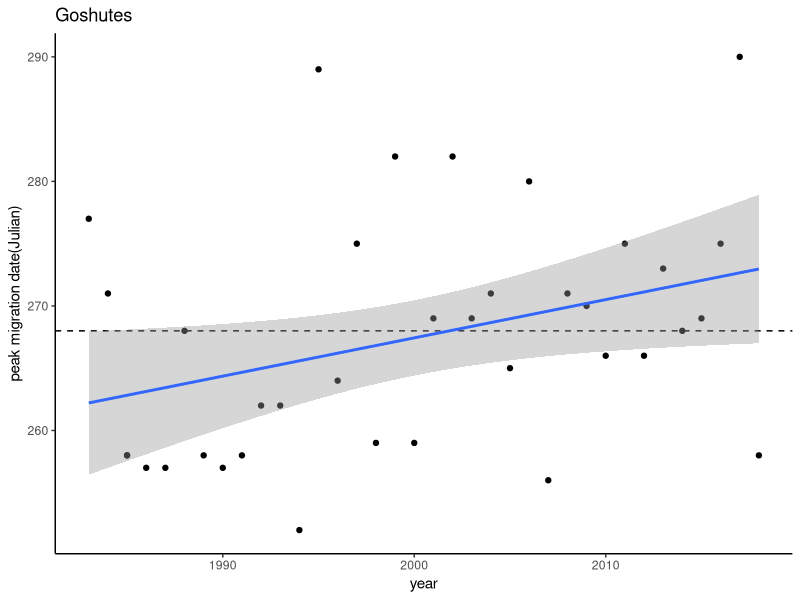
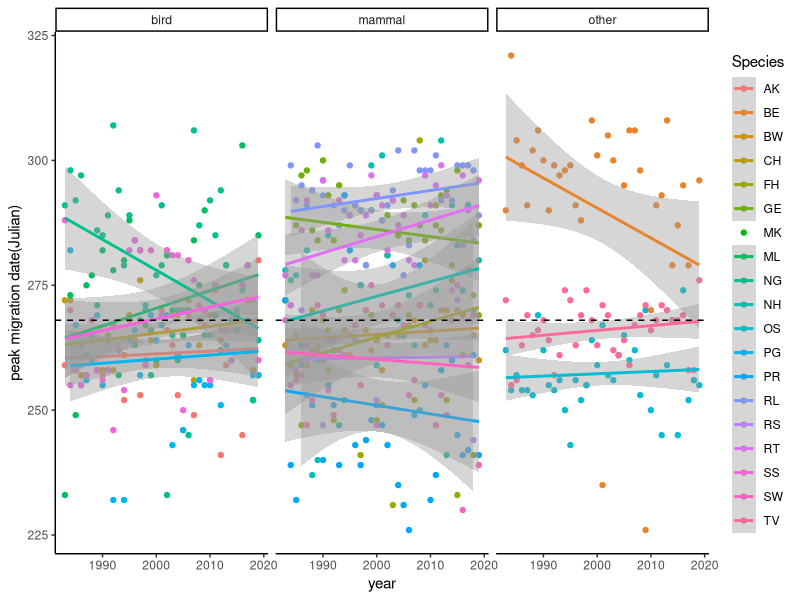
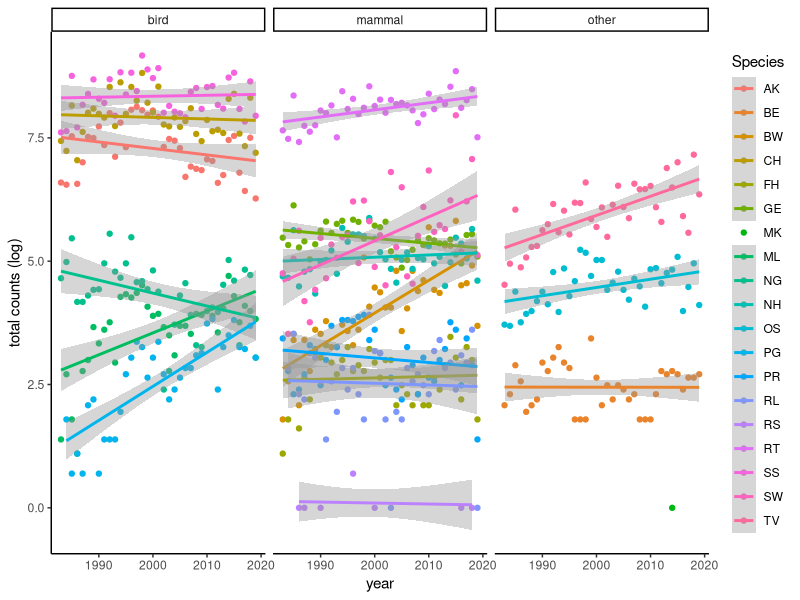
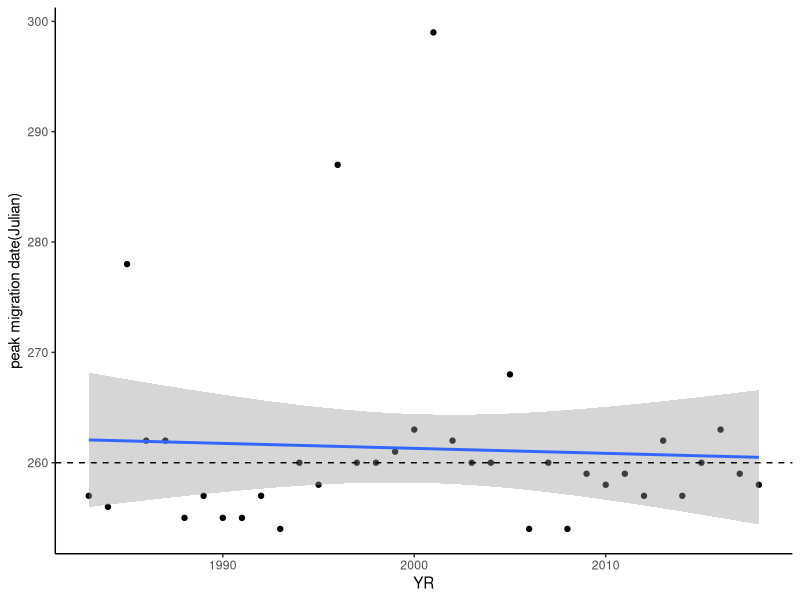
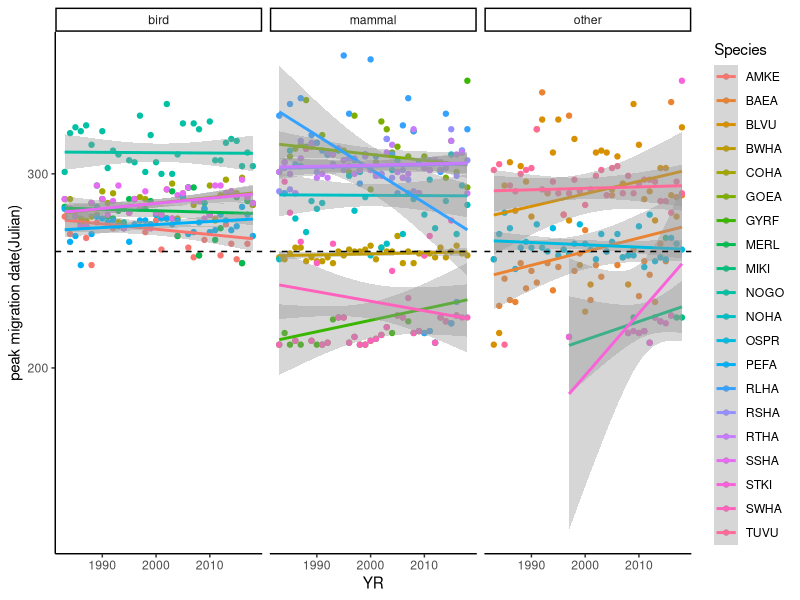
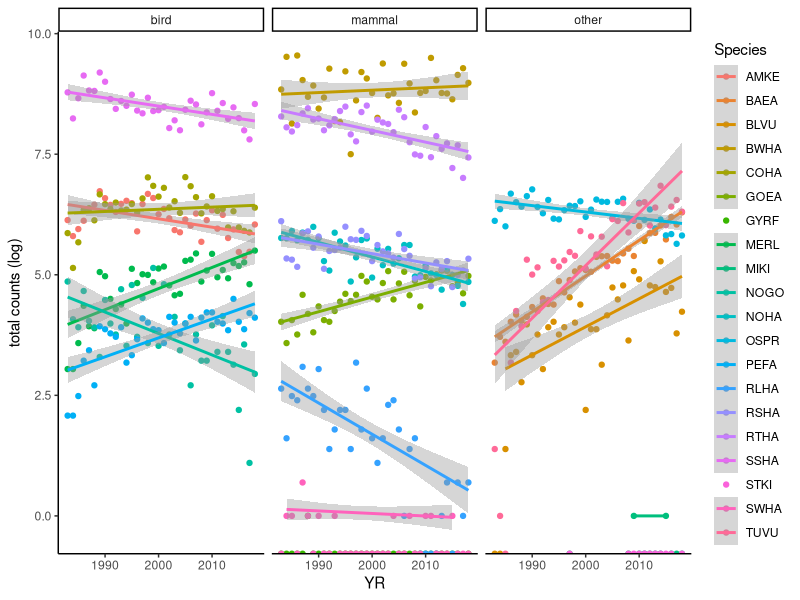
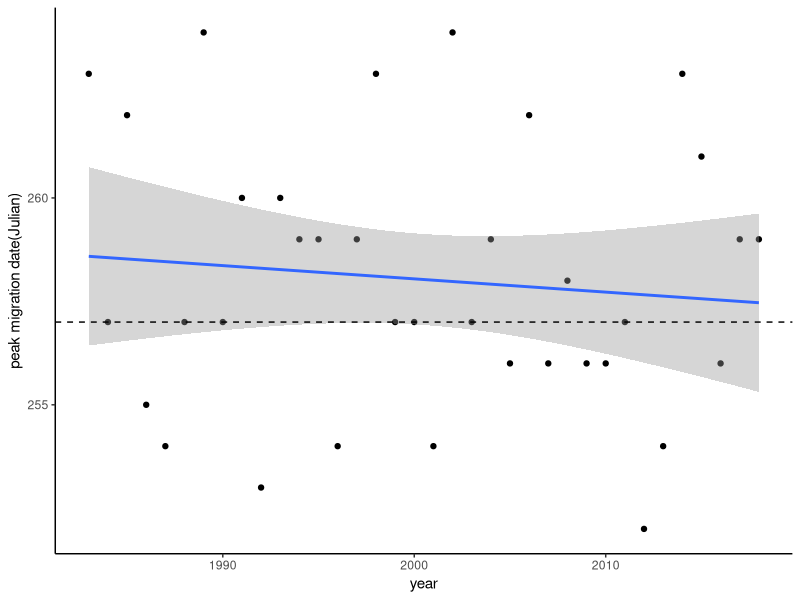
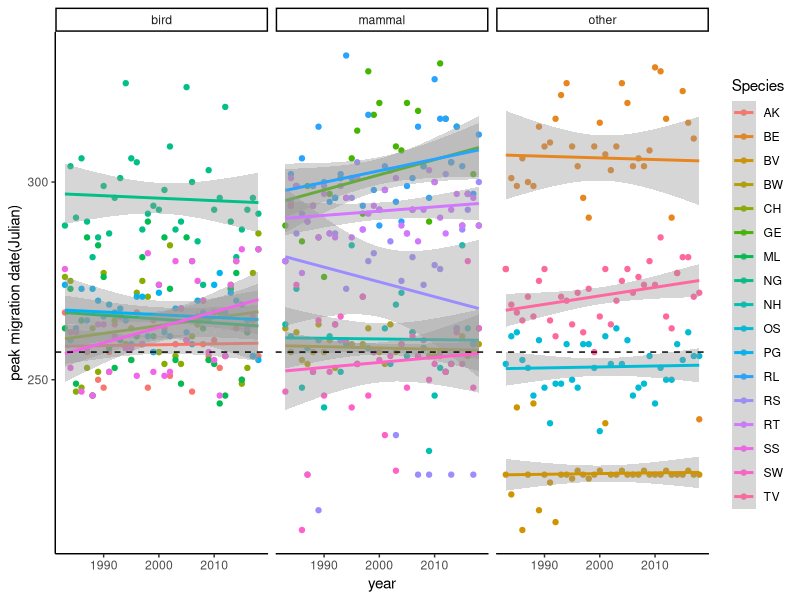

The R source for these figures, in order:
## ---- chunk 1
knitr::opts_chunk$set(echo = TRUE)
require(dplyr)
require(lubridate)
require(tidyr)
require(vegan)
require(ggplot2)
## ---- chunk 2
GosMts=read.csv("GosMts.csv")

gos=GosMts%>%select(-TOTAL)%>%
  pivot_longer(cols=3:27, names_to = "Species", values_to="Count")%>%
  mutate(year=year(Date), month=month(Date), date=day(Date))%>%
  filter(!is.na(Count))

gos=gos%>%mutate(Julian=as.POSIXlt(Date)$yday,
                  diet=case_when(Species=="AK" ~"bird",
                                 Species=="BE" ~"other",
                                 Species=="CH" ~"bird",
                                 Species=="BV" ~ "other",
                                 Species=="TV" ~"other",
                                 Species=="OS" ~"other",
                                 Species== "NH" ~"mammal",
                                 Species=="SS" ~"bird",
                                 Species=="NG"~ "bird",
                                 Species=="RS" ~"mammal",
                                 Species=="BW"~"mammal",
                                 Species=="RT" ~"mammal",
                                 Species=="RL" ~"mammal",
                                 Species=="SW"~"mammal",
                                 Species=="FH"~"mammal",
                                 Species=="GE"~"mammal",
                                 Species=="ML"~"bird",
                                 Species=="PG"~"bird",
                                 Species=="PR"~"mammal",
                                 Species=="MK"~"other"))%>%
                   filter(!Species%in%c("UA", "UB", "UF", "UE", "UR"))

gos_sp_max=gos%>%mutate(Julian=as.POSIXlt(Date)$yday)%>%
    group_by(year, Species, diet)%>%
    filter(Count==max(Count), !Species%in%c("UA", "UB", "UE", "UF", "UR"))%>%slice_head(n=1)%>%
  arrange(year)

gos_sp=gos%>%mutate(Julian=as.POSIXlt(Date)$yday)%>%
  group_by(year, Species, diet)%>%
  summarise(yr_tot=sum(Count))%>%filter(!Species%in%c("UA", "UB", "UE", "UF", "UR"))%>%
  arrange(year)

#DAILY TOTALS
gostot=GosMts%>%select(-TOTAL)%>%
  mutate(yr_tot=rowSums(.[3:27], na.rm=T), year=year(Date), month=month(Date), date=day(Date))%>%
  filter(!year>2018)
gostot$Julian=as.POSIXlt(gostot$Date)$yday 

gostotmax=gostot%>%group_by(year)%>%filter(yr_tot==max(yr_tot))
## ---- chunk 3
#site
ggplot(gostotmax, aes(x=year, y=Julian))+geom_point()+geom_hline(yintercept=268, linetype=2)+ggtitle("Goshutes")+ylab("peak migration date(Julian)")+
  stat_smooth(method="lm")+theme_classic()

#species
ggplot(gos_sp_max, aes(x=year, y=Julian, col=Species))+geom_point()+facet_wrap(~diet)+
  stat_smooth(method="lm")+geom_hline(yintercept=268, linetype=2)+ylab("peak migration date(Julian)")+
  theme_classic()

ggplot(gos_sp, aes(x=year, y=log(yr_tot), col=Species))+geom_point()+facet_wrap(~diet)+
  stat_smooth(method="lm")+theme_classic()+ylab ("total counts (log)")
## ---- chunk 4
hms=read.csv("HMSDay.csv")
#combine baea and goea data
hmstot=hms%>%
  mutate(BAEA=rowSums(.[9:11]), GOEA=rowSums(.[21:23]))%>%
  select(-OBSERVERS, -GOEA.I, -GOEA.A, -GOEA.U, -BAEA.I, -BAEA.U, -BAEA.A, -RAPTORS)%>%
  mutate(yr_tot=rowSums(.[6:30], na.rm=T), date=make_date(YR, MO, DAY))%>%filter(!YR<1983, !YR>2018)

hmstot$Julian=as.POSIXlt(hmstot$date)$yday 

#species-level####

hms_sp=hmstot%>%select(-yr_tot)%>%
  pivot_longer(cols=6:30, names_to = "Species", values_to="Count")%>%
  filter(!is.na(Count), !YR<1983, !Species%in%c("UNID.ACCIPITER",
                                                "UNID.BUTEO", 
                                                "UNID.EAGLE",
                                                "UNID.FALCON",
                                                "UNID.RAPTOR"))%>%
  mutate(Date=make_date(YR, MO, DAY))

hms_sp=hms_sp%>%mutate(diet=case_when(Species=="AMKE" ~"bird",
                                 Species=="BAEA" ~"other",
                                 Species=="COHA" ~"bird",
                                 Species=="BLVU" ~ "other",
                                 Species=="TUVU" ~"other",
                                 Species=="OSPR" ~"other",
                                 Species== "NOHA" ~"mammal",
                                 Species=="SSHA" ~"bird",
                                 Species=="NOGO"~ "bird",
                                 Species=="RSHA" ~"mammal",
                                 Species=="BWHA"~"mammal",
                                 Species=="RTHA" ~"mammal",
                                 Species=="RLHA" ~"mammal",
                                 Species=="GYRF"~"mammal",
                                 Species=="SWHA"~"mammal",
                                 Species=="FEHA"~"mammal",
                                 Species=="GOEA"~"mammal",
                                 Species=="MERL"~"bird",
                                 Species=="PEFA"~"bird",
                                 Species=="PRFA"~"mammal",
                                 Species=="MIKI"~"other",
                                 Species=="STKI" ~"other"))
#PEAK DAYS PER SPECIES
hms_sp_max=hms_sp%>%mutate(Julian=as.POSIXlt(Date)$yday)%>%
  group_by(YR, Species,diet)%>%
  filter(Count==max(Count))%>%slice_head(n=1)%>%
  arrange(YR)

hm_spp=hms_sp%>%group_by(Species,YR,diet)%>%summarise(yr_tot=sum(Count))

#PEAK DAYS FOR SITE
hmsmax=hmstot%>%
  select(-UNID.ACCIPITER, -UNID.BUTEO, -UNID.EAGLE, -UNID.FALCON, -UNID.RAPTOR)%>%
  mutate(Julian=as.POSIXlt(date)$yday)%>%
  group_by(YR)%>%
  filter(yr_tot==max(yr_tot))%>%
  arrange(YR)
## ---- chunk 5

#site
ggplot(hmsmax, aes(x=YR, y=Julian))+geom_point()+stat_smooth(method="lm")+theme_classic()+
  geom_hline(yintercept=260, linetype=2)+ylab("peak migration date(Julian)")

ggplot(hms_sp_max, aes(x=YR, y=Julian, col=Species))+geom_point()+stat_smooth(method="lm")+theme_classic()+
  facet_wrap(~diet)+geom_hline(yintercept=260, linetype=2)+ylab("peak migration date(Julian)")

ggplot(hm_spp, aes(x=YR, y=log(yr_tot),col=Species))+geom_point()+stat_smooth(method="lm")+theme_classic()+
  facet_wrap(~diet)+ylab("total counts (log)")
## ---- chunk 6
HawRd=read.csv("HawkRid.csv")
HawRd[, 3:24][is.na(HawRd[, 3:24])] <- 0

#without unknowns
hrtot=HawRd%>%select(-TOTAL)%>%
  mutate(yr_tot=rowSums(.[3:19], na.rm=T), year=year(Date), month=month(Date), date=day(Date))%>%
  filter(!year>2018) #get annual totals across all spp.

hrtot$Julian=as.POSIXlt(hrtot$Date)$yday 

#species-level####

hr_sp=hrtot%>%
  pivot_longer(cols=3:24, names_to = "Species", values_to="Count")%>%
  filter(!is.na(Count))

hr_sp=hr_sp%>%mutate(
                  diet=case_when(Species=="AK" ~"bird",
                                 Species=="BE" ~"other",
                                 Species=="CH" ~"bird",
                                 Species=="BV" ~ "other",
                                 Species=="TV" ~"other",
                                 Species=="OS" ~"other",
                                 Species== "NH" ~"mammal",
                                 Species=="SS" ~"bird",
                                 Species=="NG"~ "bird",
                                 Species=="RS" ~"mammal",
                                 Species=="BW"~"mammal",
                                 Species=="RT" ~"mammal",
                                 Species=="RL" ~"mammal",
                                 Species=="SW"~"mammal",
                                 Species=="FH"~"mammal",
                                 Species=="GE"~"mammal",
                                 Species=="ML"~"bird",
                                 Species=="PG"~"bird",
                                 Species=="PR"~"mammal",
                                 Species=="MK"~"other"))%>%
                   filter(!Species%in%c("UA", "UB", "UF", "UE", "UR"))


hr_sp_max=hr_sp%>%group_by(Species,year,diet)%>%filter(Count==max(Count))%>%slice_head(n=1)%>%select(-yr_tot)

hr_spp=hr_sp%>%group_by(Species,year,diet)%>%summarise(yr_tot=sum(Count))

hrmax=hrtot%>%group_by(year)%>%filter(yr_tot==max(yr_tot))%>%slice_head(n=1)%>%select(-UA, -UB,-UE,-UF,-UR)%>%
  mutate(Julian=as.POSIXlt(Date)$yday )
## ---- chunk 7
ggplot(hrmax, aes(x=year, y=Julian))+geom_point()+stat_smooth(method="lm")+theme_classic()+
  geom_hline(yintercept=257, linetype=2)+ylab("peak migration date(Julian)")

ggplot(hr_sp_max, aes(x=year, y=Julian, col=Species))+geom_point()+stat_smooth(method="lm")+theme_classic()+
  facet_wrap(~diet)+geom_hline(yintercept=257, linetype=2)+ylab("peak migration date(Julian)")

ggplot(hr_spp, aes(x=year, y=log(yr_tot), col=Species))+geom_point()+stat_smooth(method="lm")+theme_classic()+
  facet_wrap(~diet)+ylab("total counts (log)")
